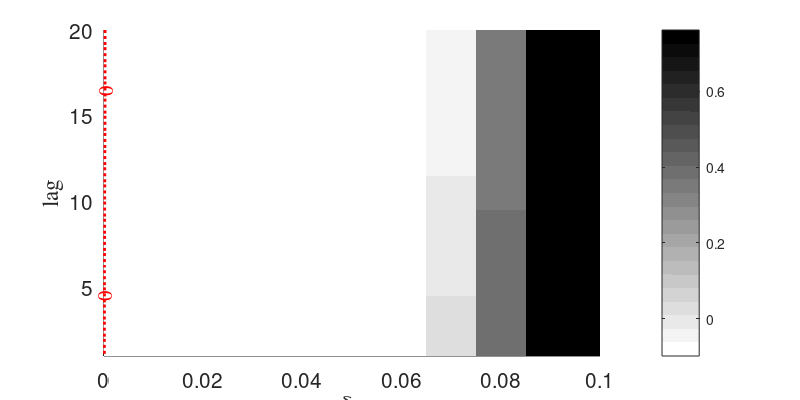

Recreate this plot in MATLAB.
% B-dy plot
load ./RLcircuitexample_tolLagTmat.mat

LibL = 4;
data = reshape(leans_storedVI(LibL,:,:),length(lag),length(xytol));

% full color plot
figure('Units', 'inches', ...
'Position', [0 0 8 4],...
'PaperPositionMode','auto');

hold on;
cmap = colormap(flipud(gray(24)));

hImage1 = imagesc(xytol,lag,data);
set(gca,'YDir','normal');
hold on;
 
[hCont2,hH2] = contour(xytol,lag,data,...
             [0.0 0.0],':r','LineWidth',2);
clabel(hCont2,hH2,'FontName','Times','FontSize', 15,'Color','r');         
         
% xlim([0 1]);
% ylim([0 1]);
% axis square;
% 
% caxis([-0.8 0.8]);
cbar = colorbar();
set(cbar,'Visible','on');

hXLabel = xlabel('\delta_y');
hYLabel = ylabel('lag');

set([hXLabel, hYLabel],'FontName','Times');
set([hXLabel, hYLabel],'FontSize', 15);

hSubtitle = title('');
set(hSubtitle,'FontName','Times');
set(hSubtitle,'FontSize', 15);
set(gca,'fontsize',15);

hold off;
print -depsc2 ./RLcircuitexample_matplot.eps
close;
% 
% % B = xytol plotting
% tempX = zeros(1,length(B));
% tempPnts = zeros(4,length(B));
% 
% for iter = 1:1:length(B),
%     tempX(1,iter) = B(iter);
%     tempPnts(1,iter) = leans_stored(iter,iter);
% end;
% 
% figure('Units', 'inches', ...
% 'Position', [0 0 8 4],...
% 'PaperPositionMode','auto');
% 
% hold on;
% 
% hplt = plot(tempX,tempPnts(1,:),'k.','MarkerSize',5);
% grid on;
% 
% hXLabel = xlabel('B = \delta_y');
% hYLabel = ylabel('\lambda');
% 
% set([hXLabel, hYLabel],'FontName','Times');
% set([hXLabel, hYLabel],'FontSize', 15);
% 
% % legend('L = 10','L = 50', 'L = 250', 'L = 1750');
% 
% % set(hSubtitle,'FontName','Times');
% % set(hSubtitle,'FontSize', 15);
% set(gca,'fontsize',15);
% 
% hold off;
% print -depsc2 ./SimpleCyclicexample_Bxytol.eps
% close;
% 
% % lag stem plot
% load ./SimpleCyclicExample_lags.mat
% 
% templag = 15;
% tempxcors = nan(templag+1,1);
% tempaxcors = nan(templag+1,1);
% tempaycors = nan(templag+1,1);
% for iter = 0:1:templag,
%     tempxcors(iter+1,1) = corr(x(1,1:end-iter)',y(1,1+iter:end)');
%     tempaxcors(iter+1,1) = corr(x(1,1:end-iter)',x(1,1+iter:end)');
%     tempaycors(iter+1,1) = corr(y(1,1:end-iter)',y(1,1+iter:end)');
% end;
% 
% figure('Units', 'inches', ...
% 'Position', [0 0 8 4],...
% 'PaperPositionMode','auto');
% 
% hold on;
% 
% hplt = stem(lag(1:15),leans_keep(1:15),'b','MarkerSize',5);
% 
% % hplt2 = stem(1:1:templag,tempaxcors(2:end),'r','MarkerSize',5);
% % hplt3 = stem(1:1:templag,tempaycors(2:end),'g','MarkerSize',5);
% 
% grid on;
% 
% hXLabel = xlabel('l (lag)');
% hYLabel = ylabel('magnitude (unitless)');
% 
% set([hXLabel, hYLabel],'FontName','Times');
% set([hXLabel, hYLabel],'FontSize', 15);
% 
% % legend('\lambda','a_x','a_y')
% 
% % set(hSubtitle,'FontName','Times');
% % set(hSubtitle,'FontSize', 15);
% set(gca,'fontsize',15);
% 
% hold off;
% print -depsc2 ./SimpleCyclicexample_difflags.eps
% close;
